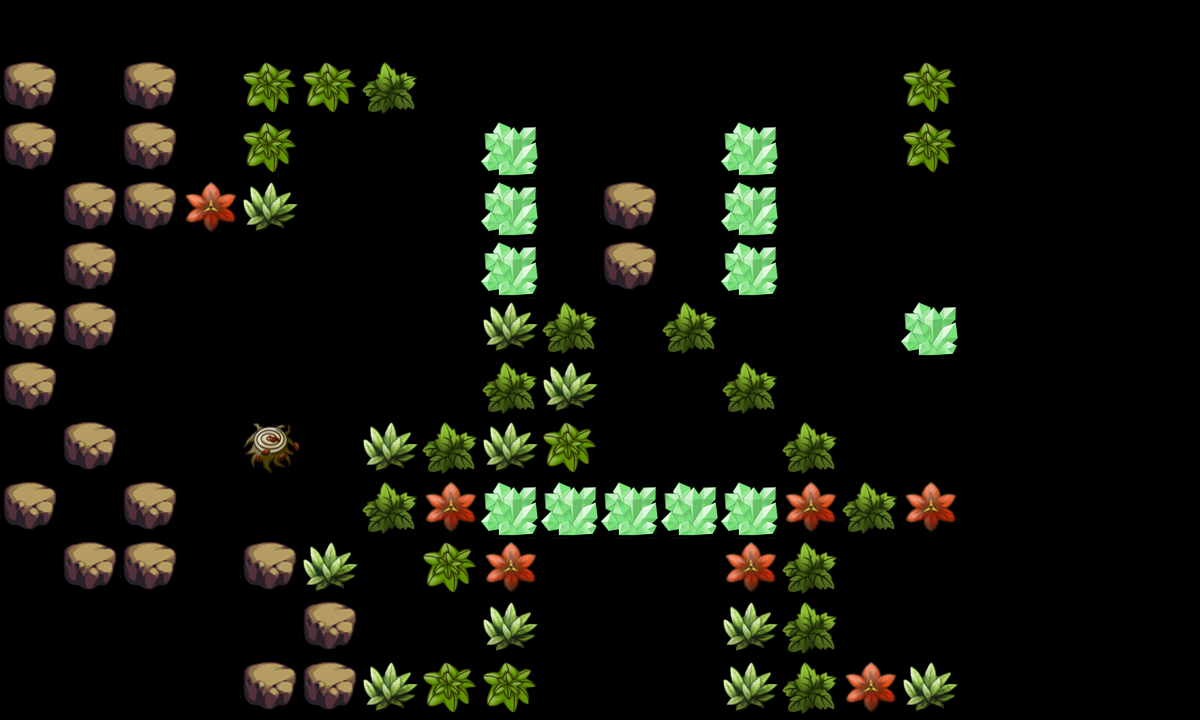

This game map was drawn from its Tiled (.tmx) file and the tilesets committed beside it. A one-line description and the trimmed map source follow:
An orthogonal 20x12 tile map with 60x60 px tiles, 2 tile layers (canDes, cannotDes) and 19 objects (re1, tankpoint, re2, re4, re3, ...).

<map version="1.0" orientation="orthogonal" width="20" height="12" tilewidth="60" tileheight="60">
 <tileset firstgid="1" name="tmw_desert_spacing" tilewidth="60" tileheight="60">
  <image source="tmw_desert_spacing.png" width="480" height="300" />
  <tile id="30">
   <properties>
    <property name="canDes" value="1" />
   </properties>
  </tile>
 </tileset>
 <layer name="canDes" width="20" height="12">
  <data>[240 cells, 61 non-empty, 6 distinct tile ids]</data>
 </layer>
 <layer name="cannotDes" width="20" height="12">
  <data>[240 cells, 12 non-empty, 1 distinct tile ids]</data>
 </layer>
 <objectgroup name="spawnPoints" width="20" height="12">
  <object name="re1" x="600" y="60" width="60" height="60" />
  <object name="tankpoint" x="598" y="648" width="60" height="60" />
  <object name="re2" x="840" y="360" width="60" height="60" />
  <object name="re4" x="280" y="269" width="60" height="60" />
  <object name="re3" x="752" y="43" width="60" height="60" />
  <object name="re5" x="373" y="179" width="60" height="60" />
  <object name="re6" x="600" y="360" width="60" height="60" />
  <object name="re7" x="806" y="160" width="64" height="58" />
  <object name="re8" x="595" y="572" width="61" height="53" />
 </objectgroup>
 <objectgroup name="roadPoints" width="20" height="12" visible="0">
  <object name="p1" x="60" y="360" width="60" height="60" />
  <object name="p2" x="1080" y="360" width="60" height="60" />
 </objectgroup>
 <objectgroup name="bossPoint" width="20" height="12" visible="0">
  <object name="boss1" x="600" y="60" width="60" height="60" />
 </objectgroup>
 <objectgroup name="buildingPoint" width="20" height="12" visible="0">
  <object name="building1" x="600" y="360" width="60" height="60" />
 </objectgroup>
 <objectgroup name="endPoint" width="20" height="12">
  <object name="endpoint" x="600" y="300" width="60" height="60" />
 </objectgroup>
 <objectgroup name="morePoint" width="20" height="12">
  <object name="morepoint" x="180" y="360" width="60" height="60" />
 </objectgroup>
 <objectgroup name="minePoint" width="20" height="12">
  <object name="mine1" x="300" y="360" width="60" height="60" />
  <object name="mine2" x="420" y="600" width="60" height="60" />
  <object name="mine3" x="780" y="300" width="60" height="60" />
  <object name="mine4" x="840" y="540" width="60" height="60" />
 </objectgroup>
</map>
